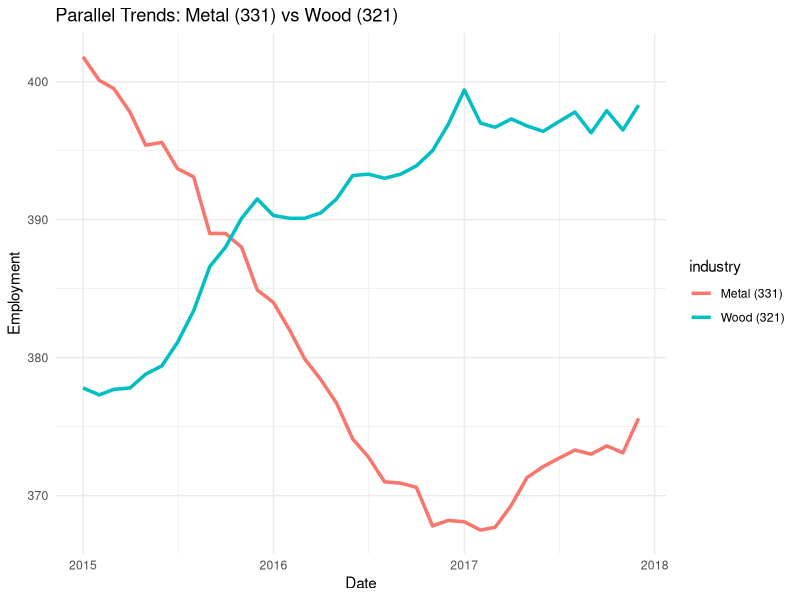
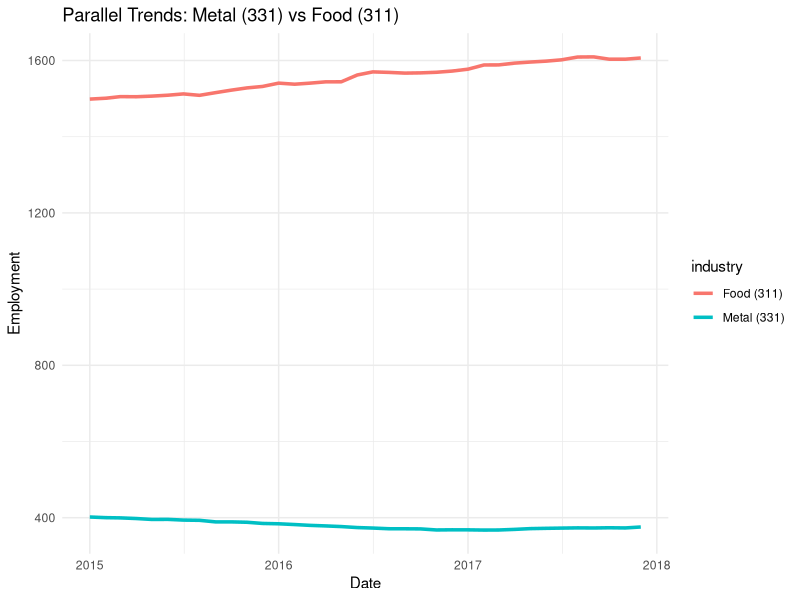
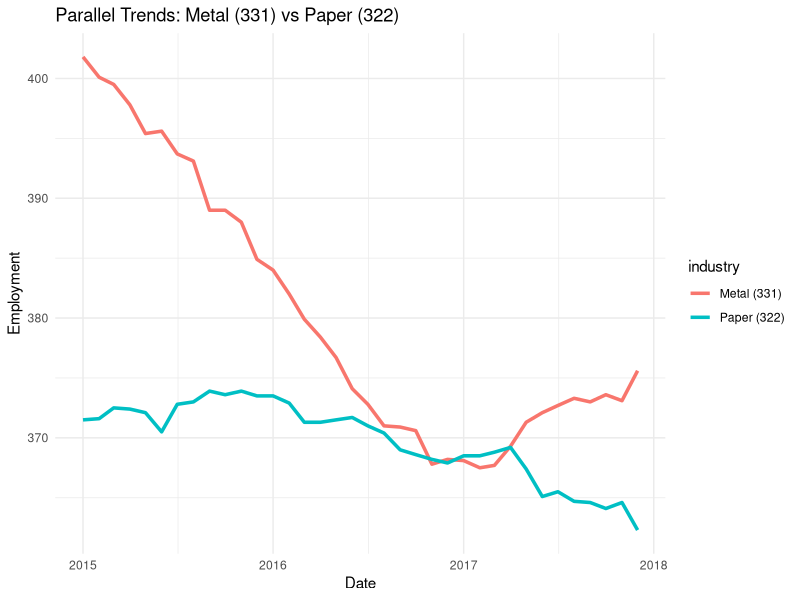
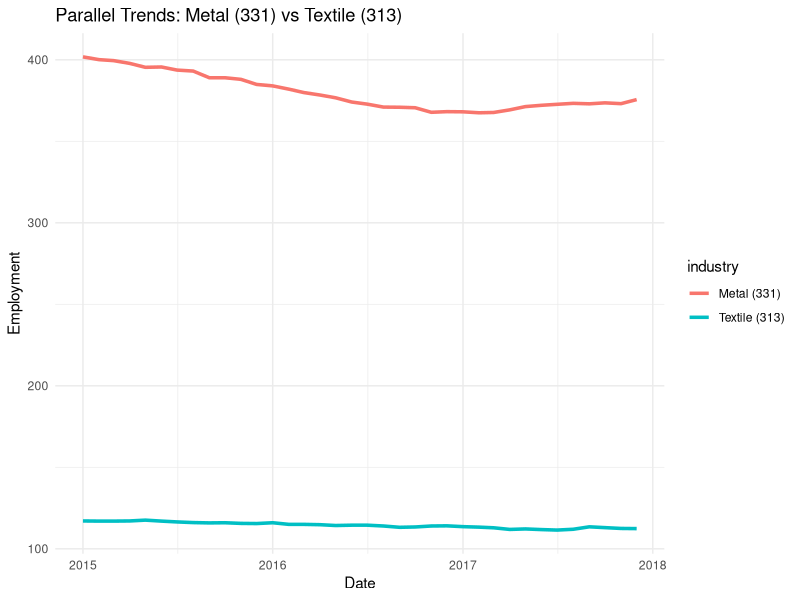
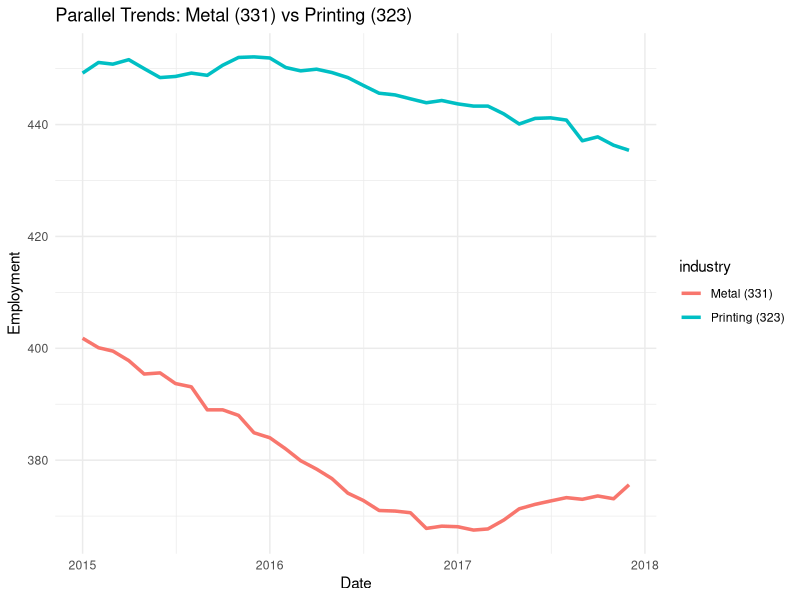
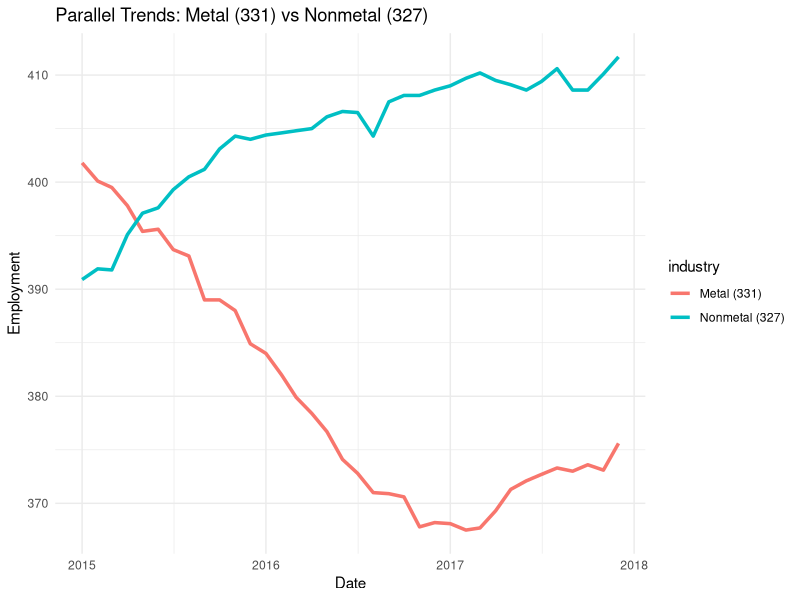
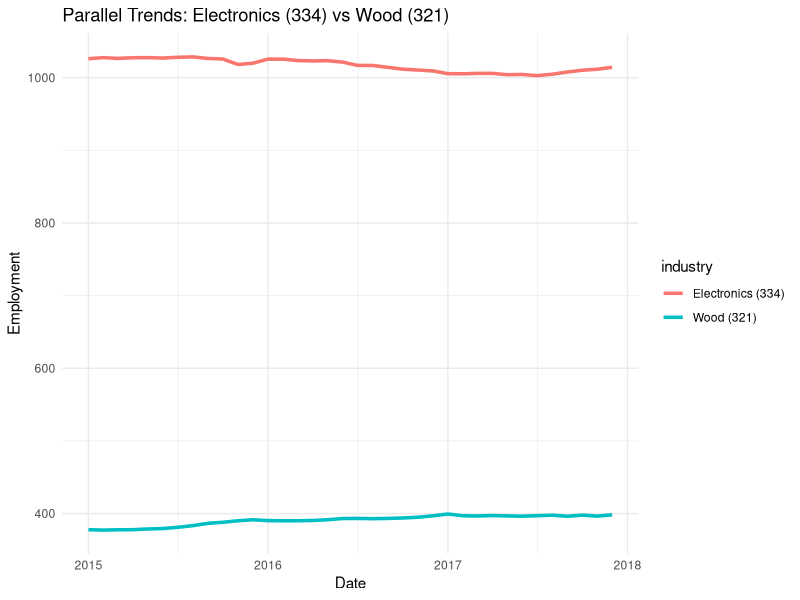
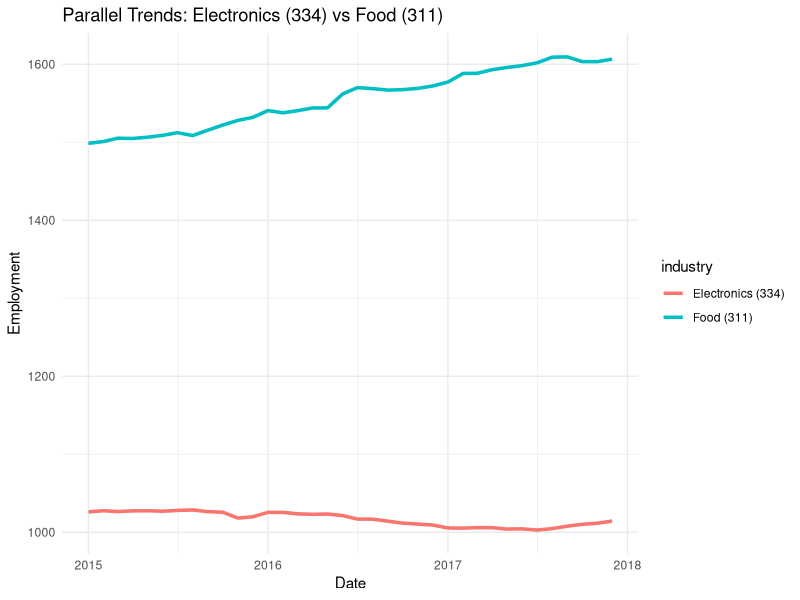

Reproduce these figures in R, in order.
## ---- chunk 1
library(tidyverse)
library(lmtest)
library(sandwich)
library(readxl)
## ---- chunk 2
wood_data <- read_excel("woodmanufacturing-321.xlsx", skip=11) 
food_data <- read_excel("foodmanufacturing-311.xlsx", skip=11)
metal_data <- read_excel("metalmanufacturing-331.xlsx", skip=11)
electronics_data <- read_excel("electronicmanufacturing-334.xlsx", skip=11)
textile_data <- read_excel("textilemanufacturing-313.xlsx", skip=11)
paper_data <- read_excel("papermanufacturing-322.xlsx", skip=11)
printing_data <- read_excel("printing-323.xlsx", skip=11)
nonmetal_data <- read_excel("nonmetalmanufacturing-327.xlsx", skip=11)
## ---- chunk 3

wood_long <- wood_data %>%
  slice(1:10) %>%  # assuming 2015–2024
  pivot_longer(cols = -Year, names_to = "month", values_to = "employment") %>%
  mutate(date = as.Date(paste(Year, month, "1", sep = "-"), format = "%Y-%b-%d"),
         industry = "Wood (321)")

food_long <- food_data %>%
  slice(1:10) %>%  # assuming 2015–2024
  pivot_longer(cols = -Year, names_to = "month", values_to = "employment") %>%
  mutate(date = as.Date(paste(Year, month, "1", sep = "-"), format = "%Y-%b-%d"),
         industry = "Food (311)")

metal_long <- metal_data %>%
  slice(1:10) %>%  # assuming 2015–2024
  pivot_longer(cols = -Year, names_to = "month", values_to = "employment") %>%
  mutate(date = as.Date(paste(Year, month, "1", sep = "-"), format = "%Y-%b-%d"),
         industry = "Metal (331)")

electronics_long <- electronics_data %>%
  slice(1:10) %>%  # assuming 2015–2024
  pivot_longer(cols = -Year, names_to = "month", values_to = "employment") %>%
  mutate(date = as.Date(paste(Year, month, "1", sep = "-"), format = "%Y-%b-%d"),
         industry = "Electronics (334)")

textile_long <- textile_data %>%
  slice(1:10) %>%
  pivot_longer(cols = -Year, names_to = "month", values_to = "employment") %>%
  mutate(date = as.Date(paste(Year, month, "1", sep = "-"), format = "%Y-%b-%d"),
         industry = "Textile (313)")

paper_long <- paper_data %>%
  slice(1:10) %>%
  pivot_longer(cols = -Year, names_to = "month", values_to = "employment") %>%
  mutate(date = as.Date(paste(Year, month, "1", sep = "-"), format = "%Y-%b-%d"),
         industry = "Paper (322)")

printing_long <- printing_data %>%
  slice(1:10) %>%
  pivot_longer(cols = -Year, names_to = "month", values_to = "employment") %>%
  mutate(date = as.Date(paste(Year, month, "1", sep = "-"), format = "%Y-%b-%d"),
         industry = "Printing (323)")

nonmetal_long <- nonmetal_data %>%
  slice(1:10) %>%
  pivot_longer(cols = -Year, names_to = "month", values_to = "employment") %>%
  mutate(date = as.Date(paste(Year, month, "1", sep = "-"), format = "%Y-%b-%d"),
         industry = "Nonmetal (327)")
## ---- chunk 4
metal_vs_wood <- bind_rows(metal_long, wood_long) %>%
  filter(date < as.Date("2018-01-01")) %>%
  mutate(treated = ifelse(industry == "Metal (331)", 1, 0), 
         time_index = as.numeric(difftime(date, min(date), units = "days")))

metal_wood_parallel <- lm(employment ~ treated * time_index, data=metal_vs_wood)
summary(metal_wood_parallel)

ggplot(metal_vs_wood, aes(x = date, y = employment, color = industry)) +
  stat_summary(fun = mean, geom = "line", size = 1.2) +
  labs(title = "Parallel Trends: Metal (331) vs Wood (321)", x = "Date", y = "Employment") +
  theme_minimal()
## ---- chunk 5
metal_vs_food <- bind_rows(metal_long, food_long) %>%
  filter(date < as.Date("2018-01-01")) %>%
  mutate(treated = ifelse(industry == "Metal (331)", 1, 0), 
         time_index = as.numeric(difftime(date, min(date), units = "days")))

metal_food_parallel <- lm(employment ~ treated * time_index, data=metal_vs_wood)
summary(metal_food_parallel)

ggplot(metal_vs_food, aes(x = date, y = employment, color = industry)) +
  stat_summary(fun = mean, geom = "line", size = 1.2) +
  labs(title = "Parallel Trends: Metal (331) vs Food (311)", x = "Date", y = "Employment") +
  theme_minimal()
## ---- chunk 6
metal_vs_paper <- bind_rows(metal_long, paper_long) %>%
  filter(date < as.Date("2018-01-01")) %>%
  mutate(treated = ifelse(industry == "Metal (331)", 1, 0), 
         time_index = as.numeric(difftime(date, min(date), units = "days")))

metal_paper_parallel <- lm(employment ~ treated * time_index, data = metal_vs_paper)
summary(metal_paper_parallel)

ggplot(metal_vs_paper, aes(x = date, y = employment, color = industry)) +
  stat_summary(fun = mean, geom = "line", size = 1.2) +
  labs(title = "Parallel Trends: Metal (331) vs Paper (322)", x = "Date", y = "Employment") +
  theme_minimal()
## ---- chunk 7
metal_vs_textile <- bind_rows(metal_long, textile_long) %>%
  filter(date < as.Date("2018-01-01")) %>%
  mutate(treated = ifelse(industry == "Metal (331)", 1, 0), 
         time_index = as.numeric(difftime(date, min(date), units = "days")))

metal_textile_parallel <- lm(employment ~ treated * time_index, data = metal_vs_textile)
summary(metal_textile_parallel)

ggplot(metal_vs_textile, aes(x = date, y = employment, color = industry)) +
  stat_summary(fun = mean, geom = "line", size = 1.2) +
  labs(title = "Parallel Trends: Metal (331) vs Textile (313)", x = "Date", y = "Employment") +
  theme_minimal()
## ---- chunk 8
metal_vs_printing <- bind_rows(metal_long, printing_long) %>%
  filter(date < as.Date("2018-01-01")) %>%
  mutate(treated = ifelse(industry == "Metal (331)", 1, 0),
         time_index = as.numeric(difftime(date, min(date), units = "days")))

metal_printing_parallel <- lm(employment ~ treated * time_index, data = metal_vs_printing)
summary(metal_printing_parallel)

ggplot(metal_vs_printing, aes(x = date, y = employment, color = industry)) +
  stat_summary(fun = mean, geom = "line", size = 1.2) +
  labs(title = "Parallel Trends: Metal (331) vs Printing (323)", x = "Date", y = "Employment") +
  theme_minimal()
## ---- chunk 9
metal_vs_nonmetal <- bind_rows(metal_long, nonmetal_long) %>%
  filter(date < as.Date("2018-01-01")) %>%
  mutate(treated = ifelse(industry == "Metal (331)", 1, 0),
         time_index = as.numeric(difftime(date, min(date), units = "days")))

metal_nonmetal_parallel <- lm(employment ~ treated * time_index, data = metal_vs_nonmetal)
summary(metal_nonmetal_parallel)

ggplot(metal_vs_nonmetal, aes(x = date, y = employment, color = industry)) +
  stat_summary(fun = mean, geom = "line", size = 1.2) +
  labs(title = "Parallel Trends: Metal (331) vs Nonmetal (327)", x = "Date", y = "Employment") +
  theme_minimal()
## ---- chunk 10
electronics_vs_wood <- bind_rows(electronics_long, wood_long) %>%
  filter(date < as.Date("2018-01-01"))  %>%
 mutate(treated = ifelse(industry == "Electronics (334)", 1, 0), 
         time_index = as.numeric(difftime(date, min(date), units = "days")))

electronics_wood_parallel <- lm(employment ~ treated * time_index, data=electronics_vs_wood)
summary(electronics_wood_parallel)

ggplot(electronics_vs_wood, aes(x = date, y = employment, color = industry)) +
  stat_summary(fun = mean, geom = "line", size = 1.2) +
  labs(title = "Parallel Trends: Electronics (334) vs Wood (321)", x = "Date", y = "Employment") +
  theme_minimal()
## ---- chunk 11
electronics_vs_food <- bind_rows(electronics_long, food_long) %>%
  filter(date < as.Date("2018-01-01")) %>%
  mutate(treated = ifelse(industry == "Electronics (334)", 1, 0), 
         time_index = as.numeric(difftime(date, min(date), units = "days")))

electronics_food_parallel <- lm(employment ~ treated * time_index, data=electronics_vs_food)
summary(electronics_food_parallel)

ggplot(electronics_vs_food, aes(x = date, y = employment, color = industry)) +
  stat_summary(fun = mean, geom = "line", size = 1.2) +
  labs(title = "Parallel Trends: Electronics (334) vs Food (311)", x = "Date", y = "Employment") +
  theme_minimal()
## ---- chunk 12
electronics_vs_paper <- bind_rows(electronics_long, paper_long) %>%
  filter(date < as.Date("2018-01-01")) %>%
  mutate(treated = ifelse(industry == "Electronics (334)", 1, 0), 
         time_index = as.numeric(difftime(date, min(date), units = "days")))

electronics_paper_parallel <- lm(employment ~ treated * time_index, data = electronics_vs_paper)
summary(electronics_paper_parallel)

ggplot(electronics_vs_paper, aes(x = date, y = employment, color = industry)) +
  stat_summary(fun = mean, geom = "line", size = 1.2) +
  labs(title = "Parallel Trends: Electronics (334) vs Paper (322)", x = "Date", y = "Employment") +
  theme_minimal()
## ---- chunk 13
electronics_vs_textile <- bind_rows(electronics_long, textile_long) %>%
  filter(date < as.Date("2018-01-01")) %>%
  mutate(treated = ifelse(industry == "Electronics (334)", 1, 0), 
         time_index = as.numeric(difftime(date, min(date), units = "days")))

electronics_textile_parallel <- lm(employment ~ treated * time_index, data = electronics_vs_textile)
summary(electronics_textile_parallel)

ggplot(electronics_vs_textile, aes(x = date, y = employment, color = industry)) +
  stat_summary(fun = mean, geom = "line", size = 1.2) +
  labs(title = "Parallel Trends: Electronics (334) vs Textile (313)", x = "Date", y = "Employment") +
  theme_minimal()
## ---- chunk 14
electronics_vs_printing <- bind_rows(electronics_long, printing_long) %>%
  filter(date < as.Date("2018-01-01")) %>%
  mutate(treated = ifelse(industry == "Electronics (334)", 1, 0),
         time_index = as.numeric(difftime(date, min(date), units = "days")))

electronics_printing_parallel <- lm(employment ~ treated * time_index, data = electronics_vs_printing)
summary(electronics_printing_parallel)

ggplot(electronics_vs_printing, aes(x = date, y = employment, color = industry)) +
  stat_summary(fun = mean, geom = "line", size = 1.2) +
  scale_color_manual(values = c("Electronics (334)" = "red", "Printing (323)" = "blue")) +
  labs(title = "Parallel Trends: Electronics (334) vs Printing (323)", x = "Date", y = "Employment") +
  theme_minimal()
## ---- chunk 15
electronics_vs_nonmetal <- bind_rows(electronics_long, nonmetal_long) %>%
  filter(date < as.Date("2018-01-01")) %>%
  mutate(treated = ifelse(industry == "Electronics (334)", 1, 0),
         time_index = as.numeric(difftime(date, min(date), units = "days")))

electronics_nonmetal_parallel <- lm(employment ~ treated * time_index, data = electronics_vs_nonmetal)
summary(electronics_nonmetal_parallel)

ggplot(electronics_vs_nonmetal, aes(x = date, y = employment, color = industry)) +
  stat_summary(fun = mean, geom = "line", size = 1.2) +
  scale_color_manual(values = c("Electronics (334)" = "red", "Nonmetal (327)" = "blue")) +
  labs(title = "Parallel Trends: Electronics (334) vs Nonmetal (327)", x = "Date", y = "Employment") +
  theme_minimal()
## ---- chunk 16
did_elec_wood <- bind_rows(electronics_long, wood_long) %>%
  mutate(treated = ifelse(industry == "Electronics (334)", 1, 0),
         post = ifelse(date >= as.Date("2018-01-01"), 1, 0),
         did = treated * post)

did_metal_food <- bind_rows(metal_long, food_long) %>%
  mutate(treated = ifelse(industry == "Metal (331)", 1, 0),
         post = ifelse(date >= as.Date("2018-01-01"), 1, 0),
         did = treated * post)


did_elec_wood_period <- did_elec_wood %>%
  filter(date >= as.Date("2015-01-01") & date < as.Date("2021-01-01"))

did_metal_food_period <- did_metal_food %>%
  filter(date >= as.Date("2015-01-01") & date < as.Date("2021-01-01"))

model_elec_wood <- lm(employment ~ treated + post + did, data = did_elec_wood_period)
coeftest(model_elec_wood, vcov = vcovHC(model_elec_wood, type = "HC1"))

model_metal_food <- lm(employment ~ treated + post + did, data = did_metal_food_period)
coeftest(model_metal_food, vcov = vcovHC(model_metal_food, type = "HC1"))

## ---- chunk 17

did_elec_wood_period2 <- did_elec_wood %>%
  filter(date >= as.Date("2017-01-01") & date < as.Date("2019-01-01"))

did_metal_food_period2 <- did_metal_food %>%
  filter(date >= as.Date("2017-01-01") & date < as.Date("2019-01-01"))

model_elec_wood <- lm(employment ~ treated + post + did, data = did_elec_wood_period2)
coeftest(model_elec_wood, vcov = vcovHC(model_elec_wood, type = "HC1"))

model_metal_food <- lm(employment ~ treated + post + did, data = did_metal_food_period2)
coeftest(model_metal_food, vcov = vcovHC(model_metal_food, type = "HC1"))

## ---- chunk 18
did_elec_paper <- bind_rows(electronics_long, paper_long) %>%
  mutate(treated = ifelse(industry == "Electronics (334)", 1, 0),
         post = ifelse(date >= as.Date("2018-01-01"), 1, 0),
         did = treated * post)

did_metal_paper <- bind_rows(metal_long, paper_long) %>%
  mutate(treated = ifelse(industry == "Metal (331)", 1, 0),
         post = ifelse(date >= as.Date("2018-01-01"), 1, 0),
         did = treated * post)

did_elec_printing <- bind_rows(electronics_long, printing_long) %>%
  mutate(treated = ifelse(industry == "Electronics (334)", 1, 0),
         post = ifelse(date >= as.Date("2018-01-01"), 1, 0),
         did = treated * post)

did_metal_printing <- bind_rows(metal_long, printing_long) %>%
  mutate(treated = ifelse(industry == "Metal (331)", 1, 0),
         post = ifelse(date >= as.Date("2018-01-01"), 1, 0),
         did = treated * post)
## ---- chunk 19
did_elec_paper_period3 <- did_elec_paper %>%
  filter(date >= as.Date("2015-01-01") & date < as.Date("2021-01-01"))
model_elec_paper3 <- lm(employment ~ treated + post + did, data = did_elec_paper_period3)
coeftest(model_elec_paper3, vcov = vcovHC(model_elec_paper3, type = "HC1"))

did_metal_paper_period3 <- did_metal_paper %>%
  filter(date >= as.Date("2015-01-01") & date < as.Date("2021-01-01"))
model_metal_paper3 <- lm(employment ~ treated + post + did, data = did_metal_paper_period3)
coeftest(model_metal_paper3, vcov = vcovHC(model_metal_paper3, type = "HC1"))

did_elec_printing_period3 <- did_elec_printing %>%
  filter(date >= as.Date("2015-01-01") & date < as.Date("2021-01-01"))
model_elec_printing3 <- lm(employment ~ treated + post + did, data = did_elec_printing_period3)
coeftest(model_elec_printing3, vcov = vcovHC(model_elec_printing3, type = "HC1"))

did_metal_printing_period3 <- did_metal_printing %>%
  filter(date >= as.Date("2015-01-01") & date < as.Date("2021-01-01"))
model_metal_printing3 <- lm(employment ~ treated + post + did, data = did_metal_printing_period3)
coeftest(model_metal_printing3, vcov = vcovHC(model_metal_printing3, type = "HC1"))
## ---- chunk 20
did_elec_paper_period2 <- did_elec_paper %>%
  filter(date >= as.Date("2017-01-01") & date < as.Date("2020-01-01"))
model_elec_paper2 <- lm(employment ~ treated + post + did, data = did_elec_paper_period2)
coeftest(model_elec_paper2, vcov = vcovHC(model_elec_paper2, type = "HC1"))

did_metal_paper_period2 <- did_metal_paper %>%
  filter(date >= as.Date("2017-01-01") & date < as.Date("2020-01-01"))
model_metal_paper2 <- lm(employment ~ treated + post + did, data = did_metal_paper_period2)
coeftest(model_metal_paper2, vcov = vcovHC(model_metal_paper2, type = "HC1"))

did_elec_printing_period2 <- did_elec_printing %>%
  filter(date >= as.Date("2017-01-01") & date < as.Date("2020-01-01"))
model_elec_printing2 <- lm(employment ~ treated + post + did, data = did_elec_printing_period2)
coeftest(model_elec_printing2, vcov = vcovHC(model_elec_printing2, type = "HC1"))

did_metal_printing_period2 <- did_metal_printing %>%
  filter(date >= as.Date("2017-01-01") & date < as.Date("2020-01-01"))
model_metal_printing2 <- lm(employment ~ treated + post + did, data = did_metal_printing_period2)
coeftest(model_metal_printing2, vcov = vcovHC(model_metal_printing2, type = "HC1"))
## ---- chunk 21
did_elec_paper_period1 <- did_elec_paper %>%
  filter(date >= as.Date("2017-01-01") & date < as.Date("2019-01-01"))
model_elec_paper1 <- lm(employment ~ treated + post + did, data = did_elec_paper_period1)
coeftest(model_elec_paper1, vcov = vcovHC(model_elec_paper1, type = "HC1"))

did_metal_paper_period1 <- did_metal_paper %>%
  filter(date >= as.Date("2017-01-01") & date < as.Date("2019-01-01"))
model_metal_paper1 <- lm(employment ~ treated + post + did, data = did_metal_paper_period1)
coeftest(model_metal_paper1, vcov = vcovHC(model_metal_paper1, type = "HC1"))

did_elec_printing_period1 <- did_elec_printing %>%
  filter(date >= as.Date("2017-01-01") & date < as.Date("2019-01-01"))
model_elec_printing1 <- lm(employment ~ treated + post + did, data = did_elec_printing_period1)
coeftest(model_elec_printing1, vcov = vcovHC(model_elec_printing1, type = "HC1"))

did_metal_printing_period1 <- did_metal_printing %>%
  filter(date >= as.Date("2017-01-01") & date < as.Date("2019-01-01"))
model_metal_printing1 <- lm(employment ~ treated + post + did, data = did_metal_printing_period1)
coeftest(model_metal_printing1, vcov = vcovHC(model_metal_printing1, type = "HC1"))
